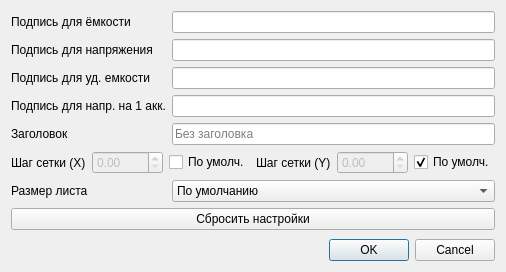
<?xml version="1.0" encoding="UTF-8"?>
<ui version="4.0">
 <class>GraphParams</class>
 <widget class="QDialog" name="GraphParams">
  <property name="geometry">
   <rect>
    <x>0</x>
    <y>0</y>
    <width>480</width>
    <height>272</height>
   </rect>
  </property>
  <property name="windowTitle">
   <string>Настройка графика</string>
  </property>
  <layout class="QVBoxLayout" name="verticalLayout">
   <item>
    <layout class="QFormLayout" name="formLayout">
     <item row="0" column="0">
      <widget class="QLabel" name="label">
       <property name="text">
        <string>Подпись для ёмкости</string>
       </property>
      </widget>
     </item>
     <item row="0" column="1">
      <widget class="QLineEdit" name="Qlabel_input"/>
     </item>
     <item row="1" column="0">
      <widget class="QLabel" name="label_2">
       <property name="text">
        <string>Подпись для напряжения</string>
       </property>
      </widget>
     </item>
     <item row="1" column="1">
      <widget class="QLineEdit" name="Vlabel_input"/>
     </item>
     <item row="4" column="0">
      <widget class="QLabel" name="label_3">
       <property name="text">
        <string>Заголовок</string>
       </property>
      </widget>
     </item>
     <item row="4" column="1">
      <widget class="QLineEdit" name="title_input">
       <property name="placeholderText">
        <string>Без заголовка</string>
       </property>
      </widget>
     </item>
     <item row="5" column="0" colspan="2">
      <layout class="QHBoxLayout" name="horizontalLayout">
       <item>
        <widget class="QLabel" name="label_4">
         <property name="text">
          <string>Шаг сетки (X)</string>
         </property>
        </widget>
       </item>
       <item>
        <widget class="QDoubleSpinBox" name="stepX_input">
         <property name="enabled">
          <bool>false</bool>
         </property>
         <property name="maximum">
          <double>9999.000000000000000</double>
         </property>
        </widget>
       </item>
       <item>
        <widget class="QCheckBox" name="stepX_checkBox">
         <property name="text">
          <string>По умолч.</string>
         </property>
        </widget>
       </item>
       <item>
        <widget class="QLabel" name="label_5">
         <property name="text">
          <string>Шаг сетки (Y)</string>
         </property>
        </widget>
       </item>
       <item>
        <widget class="QDoubleSpinBox" name="stepY_input">
         <property name="enabled">
          <bool>false</bool>
         </property>
         <property name="decimals">
          <number>2</number>
         </property>
         <property name="maximum">
          <double>9999.000000000000000</double>
         </property>
        </widget>
       </item>
       <item>
        <widget class="QCheckBox" name="stepY_checkBox">
         <property name="text">
          <string>По умолч.</string>
         </property>
         <property name="checked">
          <bool>true</bool>
         </property>
         <property name="tristate">
          <bool>false</bool>
         </property>
        </widget>
       </item>
      </layout>
     </item>
     <item row="6" column="0">
      <widget class="QLabel" name="label_6">
       <property name="text">
        <string>Размер листа</string>
       </property>
      </widget>
     </item>
     <item row="6" column="1">
      <widget class="QComboBox" name="size_comboBox">
       <item>
        <property name="text">
         <string>По умолчанию</string>
        </property>
       </item>
       <item>
        <property name="text">
         <string>А4 (книжн.)</string>
        </property>
       </item>
       <item>
        <property name="text">
         <string>А4 (альбомн.)</string>
        </property>
       </item>
      </widget>
     </item>
     <item row="7" column="0" colspan="2">
      <widget class="QPushButton" name="reset_button">
       <property name="text">
        <string>Сбросить настройки</string>
       </property>
      </widget>
     </item>
     <item row="2" column="0">
      <widget class="QLabel" name="label_7">
       <property name="text">
        <string>Подпись для уд. емкости</string>
       </property>
      </widget>
     </item>
     <item row="3" column="0">
      <widget class="QLabel" name="label_8">
       <property name="text">
        <string>Подпись для напр. на 1 акк.</string>
       </property>
      </widget>
     </item>
     <item row="2" column="1">
      <widget class="QLineEdit" name="Qmlabel_input"/>
     </item>
     <item row="3" column="1">
      <widget class="QLineEdit" name="Vcelllabel_input"/>
     </item>
    </layout>
   </item>
   <item>
    <widget class="QDialogButtonBox" name="buttonBox">
     <property name="orientation">
      <enum>Qt::Orientation::Horizontal</enum>
     </property>
     <property name="standardButtons">
      <set>QDialogButtonBox::StandardButton::Cancel|QDialogButtonBox::StandardButton::Ok</set>
     </property>
    </widget>
   </item>
  </layout>
 </widget>
 <resources/>
 <connections>
  <connection>
   <sender>buttonBox</sender>
   <signal>accepted()</signal>
   <receiver>GraphParams</receiver>
   <slot>accept()</slot>
   <hints>
    <hint type="sourcelabel">
     <x>248</x>
     <y>254</y>
    </hint>
    <hint type="destinationlabel">
     <x>157</x>
     <y>274</y>
    </hint>
   </hints>
  </connection>
  <connection>
   <sender>buttonBox</sender>
   <signal>rejected()</signal>
   <receiver>GraphParams</receiver>
   <slot>reject()</slot>
   <hints>
    <hint type="sourcelabel">
     <x>316</x>
     <y>260</y>
    </hint>
    <hint type="destinationlabel">
     <x>286</x>
     <y>274</y>
    </hint>
   </hints>
  </connection>
 </connections>
</ui>
